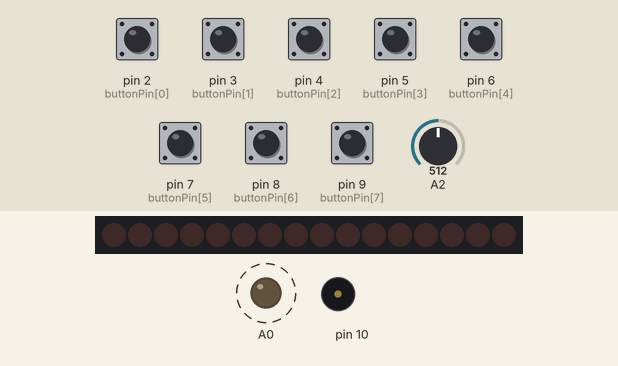
A sketch run on a simulated Arduino Uno, built with avr-gcc and run on an emulated ATmega328P. Shown: 16 shift-register outputs drawn as a row of LEDs (first output left, lit = HIGH), output pins drawn as LEDs (lit = HIGH), buzzer (waves = sounding). Wiring (inferred from the names in the program): 2 × shift register (74HC595): data pin 13; shift clock pin 12; latch pin 11. Wiring (inferred from the signals the program sends): row of LEDs: on Q0, Q1, Q2, Q3, Q4, Q5, Q6, Q7, Q8, Q9, Q10, Q11, Q12, Q13, Q14, Q15. Dashed ring = blinking. The test bench sets the inputs (shaded band); at power-on: pin 2 (buttonPin[0]), pin 3 (buttonPin[1]), pin 4 (buttonPin[2]), pin 5 (buttonPin[3]), pin 6 (buttonPin[4]), pin 7 (buttonPin[5]), pin 8 (buttonPin[6]), pin 9 (buttonPin[7]) HIGH, A2 = 512. Pins used as bus, display or sensor lines are not drawn; what the sketch prints to the serial monitor is not drawn.

Above: at 1.2 s.
1.3 s: pin 2 (buttonPin[0]) pulled LOW for 1 s
At 2.8 s:
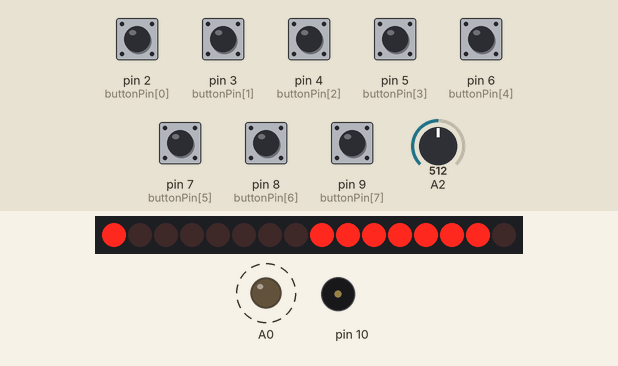
4.6 s: pin 3 (buttonPin[1]) pulled LOW for 1 s
At 5.7 s:
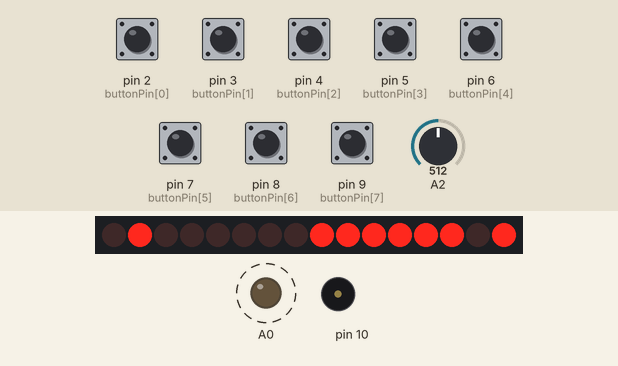
7.9 s: pin 4 (buttonPin[2]) pulled LOW for 1 s
At 9.2 s:
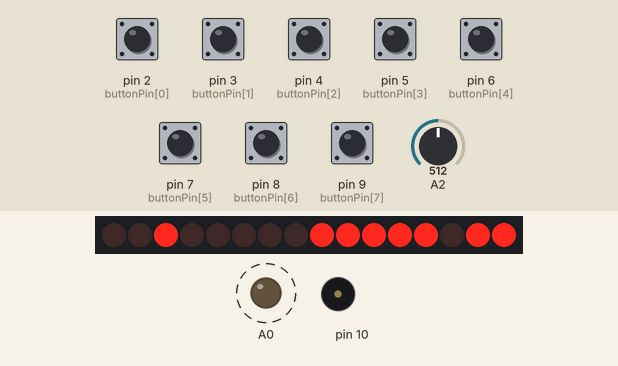
11.2 s: pin 5 (buttonPin[3]) pulled LOW for 0.15 s
At 12.2 s:
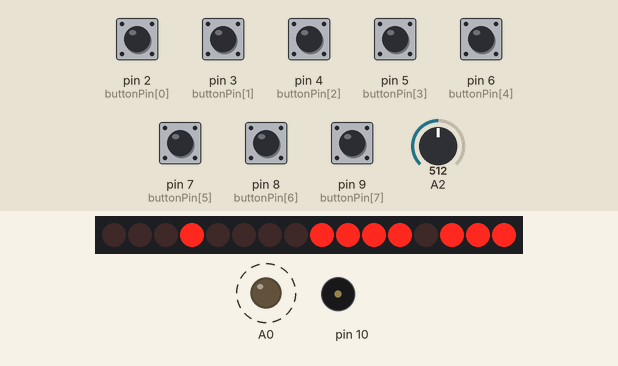
14.5 s: pin 6 (buttonPin[4]) pulled LOW for 1 s
At 15.7 s:
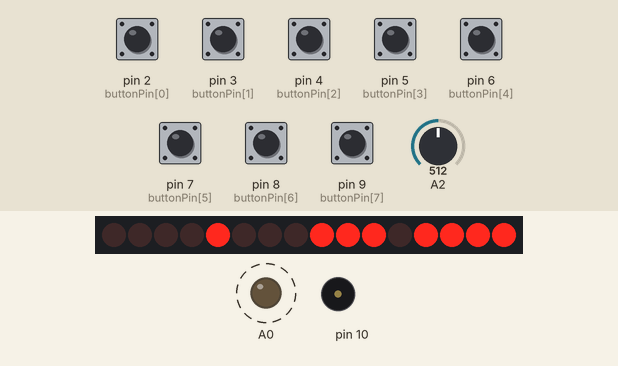
17.8 s: pin 7 (buttonPin[5]) pulled LOW for 1 s
At 19.2 s:
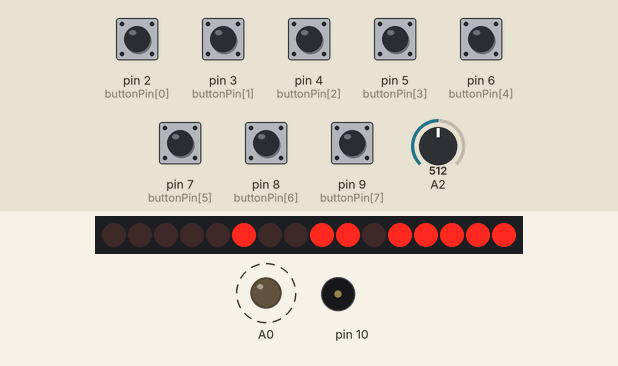
Timing chart, 0 to 22.1 s (numbered marks = the images above; inputs shaded):
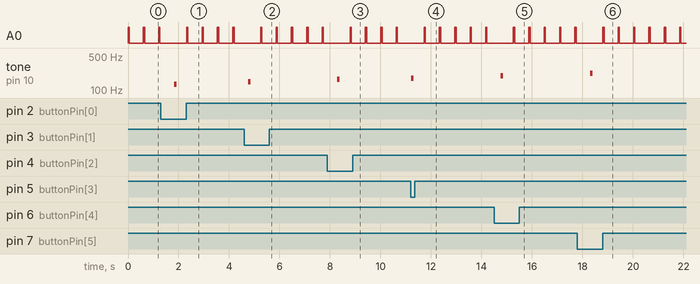

Measured:
- after the input at 1.3 s, tone on pin 10: silent → 131 Hz after 0.52 s, → silent 0.10 s later
- after the input at 4.6 s, tone on pin 10: silent → 147 Hz after 0.16 s, → silent 0.10 s later
- after the input at 7.9 s, tone on pin 10: silent → 165 Hz after 0.40 s, → silent 0.10 s later
- after the input at 11.2 s, tone on pin 10: silent → 175 Hz at once, → silent 0.10 s later
- after the input at 14.5 s, tone on pin 10: silent → 196 Hz after 0.27 s, → silent 0.10 s later
- after the input at 17.8 s, tone on pin 10: silent → 220 Hz after 0.51 s, → silent 0.10 s later
- by itself, A0: alternates HIGH for 0.05 s and LOW for 0.56 s

The sketch:

final.ino
```cpp
#define NOTE_C3 131
#define NOTE_D3 147
#define NOTE_E3 165
#define NOTE_F3 175
#define NOTE_G3 196
#define NOTE_A3 220
#define NOTE_B3 247
#define NOTE_C4 262

int latchPin = 11;
int clockPin = 12;
int dataPin = 13;


int buttonState[8]={1};

int buttonPin[8]={2,3,4,5,6,7,8,9};
void setup()
{
  pinMode(A0, OUTPUT);
  pinMode(10, INPUT_PULLUP);
  Serial.begin(9600);

  pinMode(latchPin,OUTPUT);
  pinMode(clockPin,OUTPUT);
  pinMode(dataPin,OUTPUT);

  pinMode( buttonPin[0], INPUT_PULLUP);
  pinMode( buttonPin[1], INPUT_PULLUP);
  pinMode( buttonPin[2], INPUT_PULLUP);
  pinMode( buttonPin[3], INPUT_PULLUP);
  pinMode( buttonPin[4], INPUT_PULLUP);
  pinMode( buttonPin[5], INPUT_PULLUP);
  pinMode( buttonPin[6], INPUT_PULLUP);
  pinMode( buttonPin[7], INPUT_PULLUP);
}


byte scan[8] = {
   B01111111,
   B10111111,
   B11011111,
   B11101111,
   B11110111,
   B11111011,
   B11111101,
   B11111110
}; //掃描


byte draw1[8] = {
   B00000001,
   B00000001,
   B00000001,
   B00000001,
   B00000001,
   B00000001,
   B00000001,
   B00000001
}; //圖案

byte draw2[8] = {
   B00000010,
   B00000010,
   B00000010,
   B00000010,
   B00000010,
   B00000010,
   B00000010,
   B00000010
}; //圖案

byte draw3[8] = {
   B00000100,
   B00000100,
   B00000100,
   B00000100,
   B00000100,
   B00000100,
   B00000100,
   B00000100
}; //圖案

byte draw4[8] = {
   B00001000,
   B00001000,
   B00001000,
   B00001000,
   B00001000,
   B00001000,
   B00001000,
   B00001000
}; //圖案

byte draw5[8] = {
   B00010000,
   B00010000,
   B00010000,
   B00010000,
   B00010000,
   B00010000,
   B00010000,
   B00010000
}; //圖案

byte draw6[8] = {
   B00100000,
   B00100000,
   B00100000,
   B00100000,
   B00100000,
   B00100000,
   B00100000,
   B00100000
}; //圖案

byte draw7[8] = {
   B01000000,
   B01000000,
   B01000000,
   B01000000,
   B01000000,
   B01000000,
   B01000000,
   B01000000
}; //圖案

byte draw8[8] = {
   B10000000,
   B10000000,
   B10000000,
   B10000000,
   B10000000,
   B10000000,
   B10000000,
   B10000000
}; //圖案


int SensorValue=0;
int i=-1;
void loop()
{

  SensorValue=analogRead(10);
  Serial.println(SensorValue);
  delay(1);
  digitalWrite(A0, HIGH);
  delay(50); // Wait for SensorValue millisecond(s)
  digitalWrite(A0, LOW);
  delay(50); // Wait for SensorValue millisecond(s)

  SensorValue=analogRead(10);
  Serial.println(SensorValue);
  delay(1);
  digitalWrite(A1, HIGH);
  delay(50); // Wait for SensorValue millisecond(s)
  digitalWrite(A1, LOW);
  delay(50); // Wait for SensorValue millisecond(s)

  SensorValue=analogRead(10);
  Serial.println(SensorValue);
  delay(1);
  digitalWrite(A2, HIGH);
  delay(50); // Wait for SensorValue millisecond(s)
  digitalWrite(A2, LOW);
  delay(50); // Wait for SensorValue millisecond(s)

  SensorValue=analogRead(10);
  Serial.println(SensorValue);
  delay(1);
  digitalWrite(A3, HIGH);
  delay(50); // Wait for SensorValue millisecond(s)
  digitalWrite(A3, LOW);
  delay(50); // Wait for SensorValue millisecond(s)

  SensorValue=analogRead(10);
  Serial.println(SensorValue);
  delay(1);
  digitalWrite(A4, HIGH);
  delay(50); // Wait for SensorValue millisecond(s)
  digitalWrite(A4, LOW);
  delay(50); // Wait for SensorValue millisecond(s)

  SensorValue=analogRead(10);
  Serial.println(SensorValue);
  delay(1);
  digitalWrite(A5, HIGH);
  delay(50); // Wait for SensorValue millisecond(s)
  digitalWrite(A5, LOW);
  delay(50); // Wait for SensorValue millisecond(s)

  int j;
  buttonPin[0]=digitalRead(2);
  buttonPin[1]=digitalRead(3);
  buttonPin[2]=digitalRead(4);
  buttonPin[3]=digitalRead(5);
  buttonPin[4]=digitalRead(6);
  buttonPin[5]=digitalRead(7);
  buttonPin[6]=digitalRead(8);
  buttonPin[7]=digitalRead(9);

  if(buttonPin[0] == 0){
   i++;
   tone(10,NOTE_C3,100  );

   //noTone(10);
   digitalWrite(latchPin,LOW);
   shiftOut(dataPin, clockPin, MSBFIRST, scan[i]);
   shiftOut(dataPin, clockPin, MSBFIRST, draw1[i]);
   digitalWrite(latchPin,HIGH);
   delay(500);
   if(i>=7){i=-1;} buttonState[0]=0;


  }
   else if(buttonPin[1] == 0){
    i++;
    tone(10,NOTE_D3,100  );
    //noTone(10);

    digitalWrite(latchPin,LOW);
    shiftOut(dataPin, clockPin, MSBFIRST, scan[i]);
    shiftOut(dataPin, clockPin, MSBFIRST, draw2[i]);
    digitalWrite(latchPin,HIGH);
    delay(500);
    if(i>=7){i=-1;} buttonState[1]=0;
  }
   else if(buttonPin[2] == 0){
    i++;
    tone(10,NOTE_E3,100  );
    //noTone(10);

    digitalWrite(latchPin,LOW);
    shiftOut(dataPin, clockPin, MSBFIRST, scan[i]);
    shiftOut(dataPin, clockPin, MSBFIRST, draw3[i]);
    digitalWrite(latchPin,HIGH);
    delay(500);
    if(i>=7){i=-1;} buttonState[2]=0;
  }
   else if(buttonPin[3] == 0){
    i++;
    tone(10,NOTE_F3, 100 );
    //noTone(10);
    digitalWrite(latchPin,LOW);
    shiftOut(dataPin, clockPin, MSBFIRST, scan[i]);
    shiftOut(dataPin, clockPin, MSBFIRST, draw4[i]);
    digitalWrite(latchPin,HIGH);
    delay(500);
    if(i>=7){i=-1;} buttonState[3]=0;
  }
   else if(buttonPin[4] == 0){
    i++;
    tone(10,NOTE_G3, 100 );
    //noTone(10);

    digitalWrite(latchPin,LOW);
    shiftOut(dataPin, clockPin, MSBFIRST, scan[i]);
    shiftOut(dataPin, clockPin, MSBFIRST, draw5[i]);
    digitalWrite(latchPin,HIGH);
    delay(500);
    if(i>=7){i=-1;} buttonState[4]=0;
  }
   else if(buttonPin[5] == 0){
    i++;
    tone(10,NOTE_A3,100  );
    // noTone(10);


    digitalWrite(latchPin,LOW);
    shiftOut(dataPin, clockPin, MSBFIRST, scan[i]);
    shiftOut(dataPin, clockPin, MSBFIRST, draw6[i]);
    digitalWrite(latchPin,HIGH);
    delay(500);
    if(i>=7){i=-1;} buttonState[5]=0;
  }
   else if(buttonPin[6] == 0){
    i++;
    tone(10,NOTE_B3,100  );
    // noTone(10);

    digitalWrite(latchPin,LOW);
    shiftOut(dataPin, clockPin, MSBFIRST, scan[i]);
    shiftOut(dataPin, clockPin, MSBFIRST, draw7[i]);
    digitalWrite(latchPin,HIGH);
    delay(500);
    if(i>=7){i=-1;} buttonState[6]=0;
  }
   else if(buttonPin[7] == 0){
    i++;
    tone(10,NOTE_C4,100  );
    //noTone(10);

    digitalWrite(latchPin,LOW);
    shiftOut(dataPin, clockPin, MSBFIRST, scan[i]);
    shiftOut(dataPin, clockPin, MSBFIRST, draw8[i]);
    digitalWrite(latchPin,HIGH);
    delay(500);
    if(i>=7){i=-1;} buttonState[7]=0;
  }


for(int j = 0; j < 8 ; j++)
{
	if(buttonPin[j]==1&& buttonState[j]==0)
      {
        noTone(10);
        buttonState[j]=1;
       }

  }


}
```
